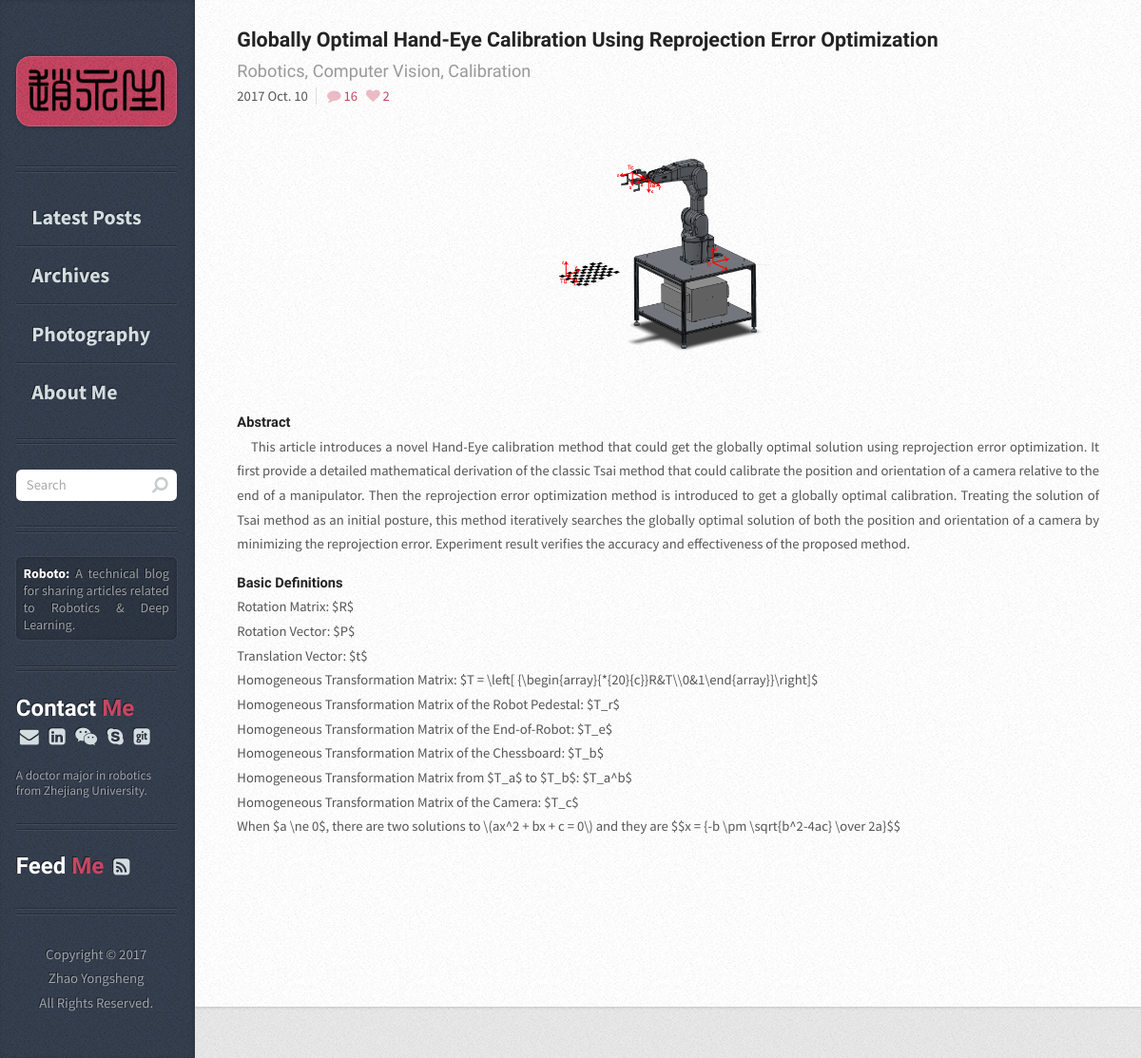
The app's page /Article-id=5/, older data.
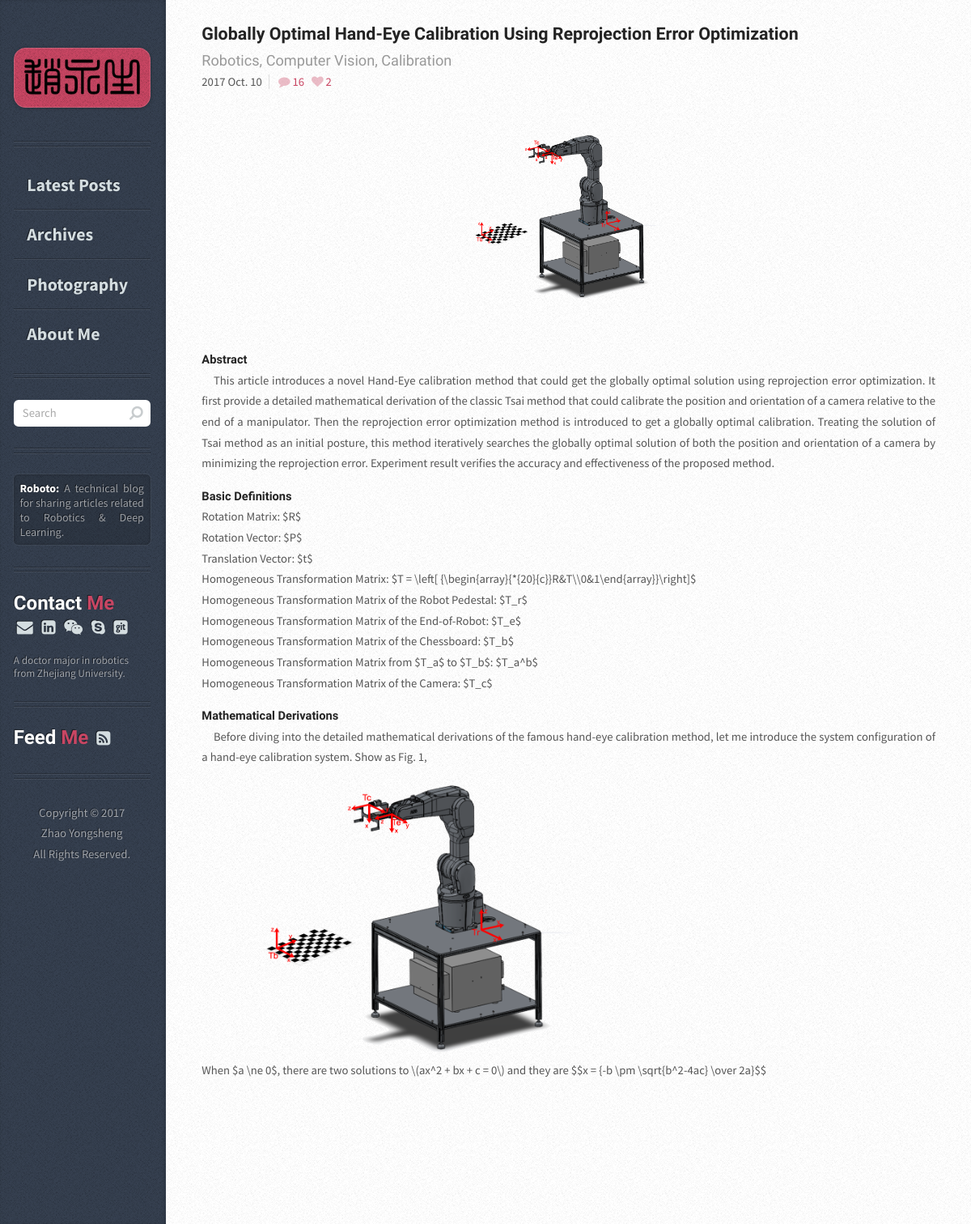
The same page, newer data.
### article/models.py (models this page shows, shortened)
class Article(models.Model):
    title = models.CharField(max_length=100)  # 博客题目
    category = models.CharField(max_length=50, blank=True)  # 博客标签
    lovecount = models.IntegerField(default=0)  # 博客点赞数量
    date_time = models.DateTimeField(auto_now_add=True)  # 博客日期
    abstract = models.TextField(blank=True, null=True)  # 博客文章简介
    content = models.TextField(blank=True, null=True)  # 博客文章正文
    cover = models.CharField(max_length=75, blank=True)  # 博客封面
    class Meta:  # 按时间下降排序
        ordering = ['-date_time']

### article/views.py (the view)
# urls.py: url(r'^Article-id=(?P<id>\d+)/$', article, name='article'),
def article(request, id):
        post = Article.objects.get(pk=id)
        return render(request, 'article.html', {'post': post})

### article/templatetags/img_src.py (called while the page is built)
@register.filter
def img_src(content):
  return content.replace('src=','src='+settings.STATIC_URL)

### templates/article.html
	{% extends "base.html" %}
{% load static %}
{% load img_src %}
{% block content_post %}
  <article class="box post post-excerpt">
    <header>
      <h2><a href="{% url "article" id=post.id %}">{{ post.title }}</a></h2>
      <p style="margin-left: -1em">{{ post.category }}</p>
    </header>
    <div class="info">
        <span class="date">
          <span class="year">{{post.date_time.year}}</span>
          {% if post.date_time.month == 1 %}
              <span class="month">Jan.</span>
          {% elif post.date_time.month == 2 %}
              <span class="month">Feb.</span>
          {% elif post.date_time.month == 3 %}
              <span class="month">Mar.</span>
          {% elif post.date_time.month == 4 %}
              <span class="month">Apr.</span>
          {% elif post.date_time.month == 5 %}
              <span class="month">May.</span>
          {% elif post.date_time.month == 6 %}
              <span class="month">Jun.</span>
          {% elif post.date_time.month == 7 %}
              <span class="month">Jul.</span>
          {% elif post.date_time.month == 8 %}
              <span class="month">Aug.</span>
          {% elif post.date_time.month == 9 %}
              <span class="month">Sep.</span>
          {% elif post.date_time.month == 10 %}
              <span class="month">Oct.</span>
          {% elif post.date_time.month == 11 %}
              <span class="month">Mov.</span>
          {% else %}
              <span class="month">Dec.</span>
          {% endif %}
          {% if post.date_time.day < 10 %}
              <span class="month">0{{post.date_time.day}}</span>
          {% else %}
              <span class="month">{{post.date_time.day}}</span>
          {% endif %}
        </span>
        <ul class="stats" style="padding:0em; margin:0em">
          <li><a href="#" class="icon fa-comment">16</a></li>
          <li><a href="javascript:void(0)" class="icon fa-heart" onclick="addLove({{post.id}})" id="a_love_{{post.id}}" >{{ post.lovecount }}</a></li>
        </ul>
    </div>
    <a href="#" class="image featured"><img src="{% static post.cover %}" alt="" /></a>
    <h3>Abstract</h3>
    <p>{{ post.abstract | safe }}</p>
    {{ post.content |img_src | safe}}
  </article>
{% endblock %}
{% block content_nav %}
<li><a href="{% url "home" %}">Latest Posts</a></li>
<li><a href="{% url "archives" %}">Archives</a></li>
<li><a href="{% url "photography" %}">Photography</a></li>
<li><a href="{% url "about_me" %}">About Me</a></li>
{% endblock%}

### templates/base.html (shortened to what this page needs)
<!DOCTYPE HTML>
<html>
  {% load static %}
	<head>
    <link rel="stylesheet" href="{% static "assets/css/main.css" %}" type="text/css" charset="utf-8"/>
	</head>
	<body>
			<div id="content">
				<div class="inner">
          {% block content_post %}
          {% endblock %}
				</div>
			</div>
			<div id="sidebar">
        <h1 id="logo"><a href="{% url "home" %}"><img src="{% static "images/logo.PNG" %}" alt="" width="155"/></a></h1>
					<nav id="nav">
						<ul>
              {% block content_nav %}
              {% endblock %}
						</ul>
					</nav>
					<section class="box search">
						<form method="post" action="#">
							<input type="text" class="text" name="search" placeholder="Search" />
						</form>
					</section>
					<section class="box text-style1">
						<div class="inner">
							<p>
								<strong>Roboto:</strong> A technical blog for sharing articles related to Robotics & Deep Learning.
							</p>
						</div>
					</section>
					<section class="box recent-posts">
						<header>
              <h2 style="font-size: 24px; margin-bottom: 4px;">Contact <a style="color: #c94663">Me</a></h2>
              <a href="mailto:yongsheng.zhao.csc@gmail.com" class="icon fa-envelope" style="margin: 2px 4px; font-size: 20px"></a>
              <a href="https://www.linkedin.com/in/yongshengzhao" class="icon fa-linkedin-square" style="margin: 2px 4px; font-size: 20px"></a>
              <a href="weixin://contacts/profile/swardman" class="icon fa-wechat" style="margin: 2px 4px; font-size: 20px"></a>
              <a href="skype:swardman@126.com?add" class="icon fa-skype" style="margin: 2px 4px; font-size: 20px"></a>
              <a href="https://github.com/YoungsonZhao" class="icon fa-git-square" style="margin: 2px 4px; font-size: 20px"></a>
						</header>
						<ul>
							<li>A doctor major in robotics from Zhejiang University.</li>
						</ul>
					</section>
					<section class="box recent-posts">
						<header>
              <h2 style="font-size: 24px; margin-bottom: 4px;">
                Feed <a style="color: #c94663">Me</a><a href="#" class="icon fa-rss-square" style="margin: 2px 10px; font-size: 20px"></a>
              </h2>
						</header>
					</section>
					<ul id="copyright">
						<li>Copyright &copy; 2017</li>
            <li>Zhao Yongsheng</li>
            <li>All Rights Reserved.</li>
					</ul>
			</div>
	</body>
</html>

Row changes from the older to the newer data that the page shows:
changed Article "Globally Optimal Hand-Eye Calibration Using Reprojection Error Optimization": content|img_src "…of the Camera: $T_c$ When $a \\ne 0$,…" → "…of the Camera: $T_c$ Mathematical Derivations Before diving into the detailed mathematical derivations of the famous hand-eye calibration method, let me introduce the system configuration of a hand-eye calibration system. Show as Fig. 1, When $a \\ne 0$,…"; content|img_src: picture added
